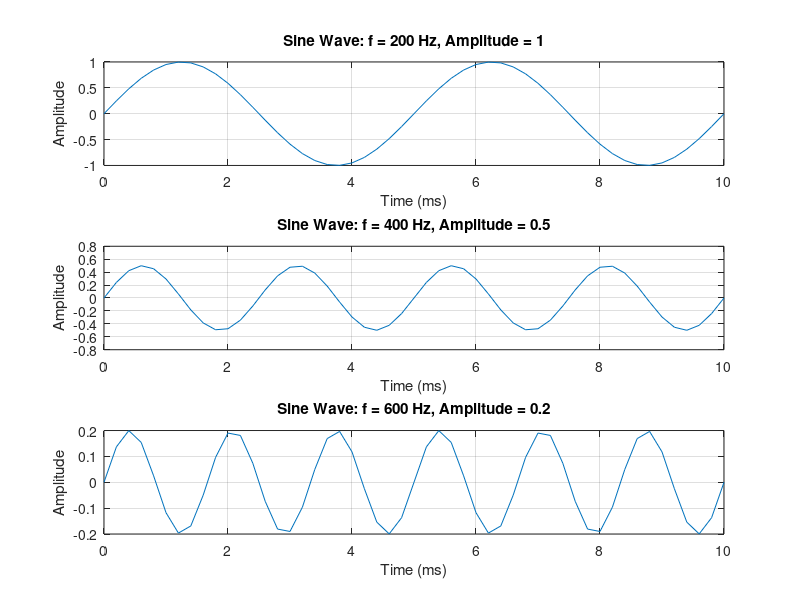

MATLAB code for this plot:
%
Fs = 5000;              % Sampling frequency (Hz) for MATLAB
t = 0:1/Fs:0.01;        % Time vector for 10 ms

freqs = [200, 400, 600];
amps = [1, 0.5, 0.2];

figure;
for i = 1:length(freqs)
    f = freqs(i);
    A = amps(i);
    
    % Sinusoidal Signal
    x = A * sin(2*pi*f*t);
    
    % Plot
    subplot(length(freqs), 1, i);
    plot(t*1000, x);
    title(['Sine Wave: f = ', num2str(f), ' Hz, Amplitude = ', num2str(A)]);
    xlabel('Time (ms)');
    ylabel('Amplitude');
    grid on;
    xlim([0 max(t)*1000]);
end
